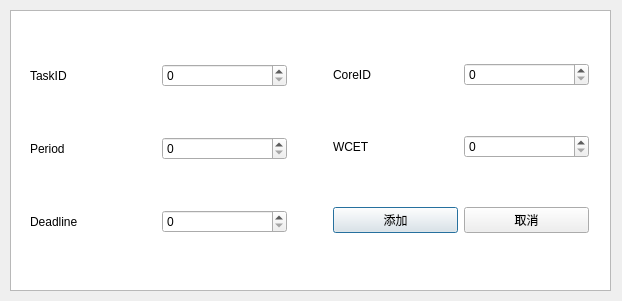
<?xml version="1.0" encoding="UTF-8"?>
<ui version="4.0">
 <class>addTriplet</class>
 <widget class="QDialog" name="addTriplet">
  <property name="geometry">
   <rect>
    <x>0</x>
    <y>0</y>
    <width>622</width>
    <height>301</height>
   </rect>
  </property>
  <property name="windowTitle">
   <string>Triplet</string>
  </property>
  <widget class="QListView" name="listView">
   <property name="geometry">
    <rect>
     <x>10</x>
     <y>10</y>
     <width>601</width>
     <height>281</height>
    </rect>
   </property>
  </widget>
  <widget class="QWidget" name="horizontalLayoutWidget_5">
   <property name="geometry">
    <rect>
     <x>30</x>
     <y>20</y>
     <width>559</width>
     <height>259</height>
    </rect>
   </property>
   <layout class="QHBoxLayout" name="horizontalLayout_6">
    <item>
     <layout class="QVBoxLayout" name="verticalLayout">
      <item>
       <layout class="QHBoxLayout" name="horizontalLayout">
        <item>
         <widget class="QLabel" name="label">
          <property name="text">
           <string>TaskID</string>
          </property>
         </widget>
        </item>
        <item>
         <widget class="QSpinBox" name="spinBox"/>
        </item>
       </layout>
      </item>
      <item>
       <layout class="QHBoxLayout" name="horizontalLayout_4">
        <item>
         <widget class="QLabel" name="label_2">
          <property name="text">
           <string>Period</string>
          </property>
         </widget>
        </item>
        <item>
         <widget class="QSpinBox" name="spinBox_2"/>
        </item>
       </layout>
      </item>
      <item>
       <layout class="QHBoxLayout" name="horizontalLayout_3">
        <item>
         <widget class="QLabel" name="label_3">
          <property name="text">
           <string>Deadline</string>
          </property>
         </widget>
        </item>
        <item>
         <widget class="QSpinBox" name="spinBox_3"/>
        </item>
       </layout>
      </item>
     </layout>
    </item>
    <item>
     <spacer name="horizontalSpacer_3">
      <property name="orientation">
       <enum>Qt::Horizontal</enum>
      </property>
      <property name="sizeType">
       <enum>QSizePolicy::Fixed</enum>
      </property>
      <property name="sizeHint" stdset="0">
       <size>
        <width>40</width>
        <height>20</height>
       </size>
      </property>
     </spacer>
    </item>
    <item>
     <layout class="QVBoxLayout" name="verticalLayout_2">
      <item>
       <layout class="QHBoxLayout" name="horizontalLayout_7">
        <item>
         <widget class="QLabel" name="label_4">
          <property name="text">
           <string>CoreID</string>
          </property>
         </widget>
        </item>
        <item>
         <widget class="QSpinBox" name="spinBox_4"/>
        </item>
       </layout>
      </item>
      <item>
       <layout class="QHBoxLayout" name="horizontalLayout_8">
        <item>
         <widget class="QLabel" name="label_5">
          <property name="text">
           <string>WCET</string>
          </property>
         </widget>
        </item>
        <item>
         <widget class="QSpinBox" name="spinBox_5"/>
        </item>
       </layout>
      </item>
      <item>
       <layout class="QHBoxLayout" name="horizontalLayout_5">
        <item>
         <widget class="QPushButton" name="pushButton">
          <property name="text">
           <string>添加</string>
          </property>
         </widget>
        </item>
        <item>
         <widget class="QPushButton" name="pushButton_2">
          <property name="text">
           <string>取消</string>
          </property>
         </widget>
        </item>
       </layout>
      </item>
     </layout>
    </item>
   </layout>
  </widget>
 </widget>
 <resources/>
 <connections/>
</ui>
